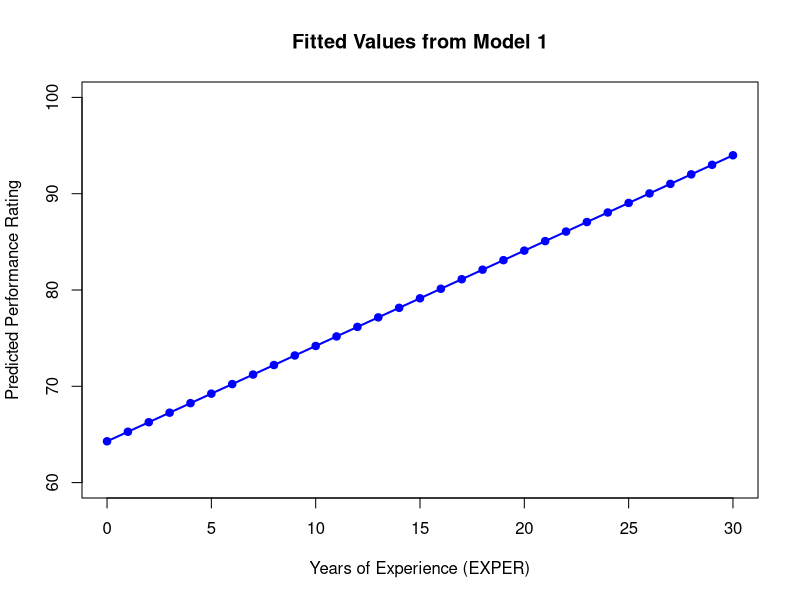
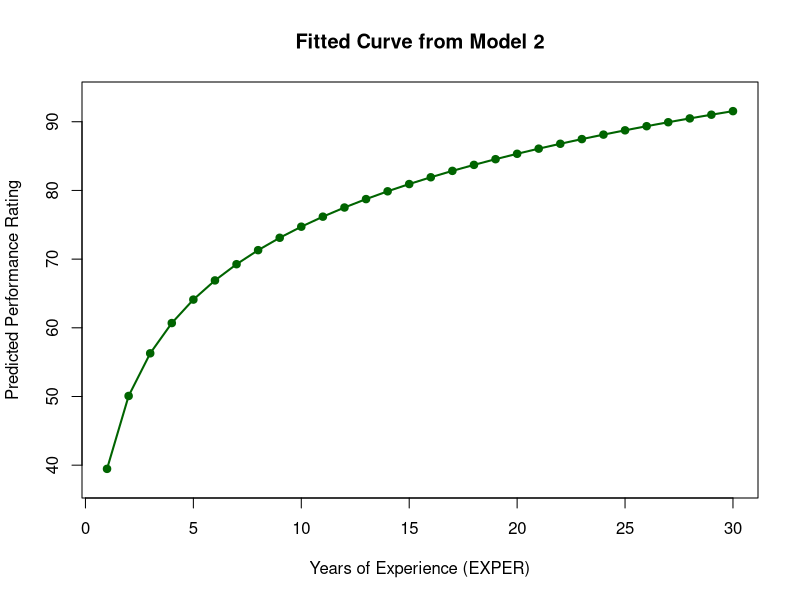

Source code (R) for these figures, in order:
## 4.4.1
intercept <- 64.289
slope <- 0.990
EXPER <- seq(0, 30, by = 1)
RATING_hat <- intercept + slope * EXPER

plot(EXPER, RATING_hat, type = "l", col = "blue", lwd = 2,
     main = "Fitted Values from Model 1",
     xlab = "Years of Experience (EXPER)",
     ylab = "Predicted Performance Rating",
     ylim = c(60, 100))

points(EXPER, RATING_hat, pch = 19, col = "blue")

## 4.4.2
intercept2 <- 39.464
slope2 <- 15.312
EXPER2 <- 1:30
RATING_hat2 <- intercept2 + slope2 * log(EXPER2)

plot(EXPER2, RATING_hat2, type = "l", col = "darkgreen", lwd = 2,
     main = "Fitted Curve from Model 2",
     xlab = "Years of Experience (EXPER)",
     ylab = "Predicted Performance Rating",
     ylim = c(min(RATING_hat2) - 2, max(RATING_hat2) + 2))

points(EXPER2, RATING_hat2, pch = 19, col = "darkgreen")



